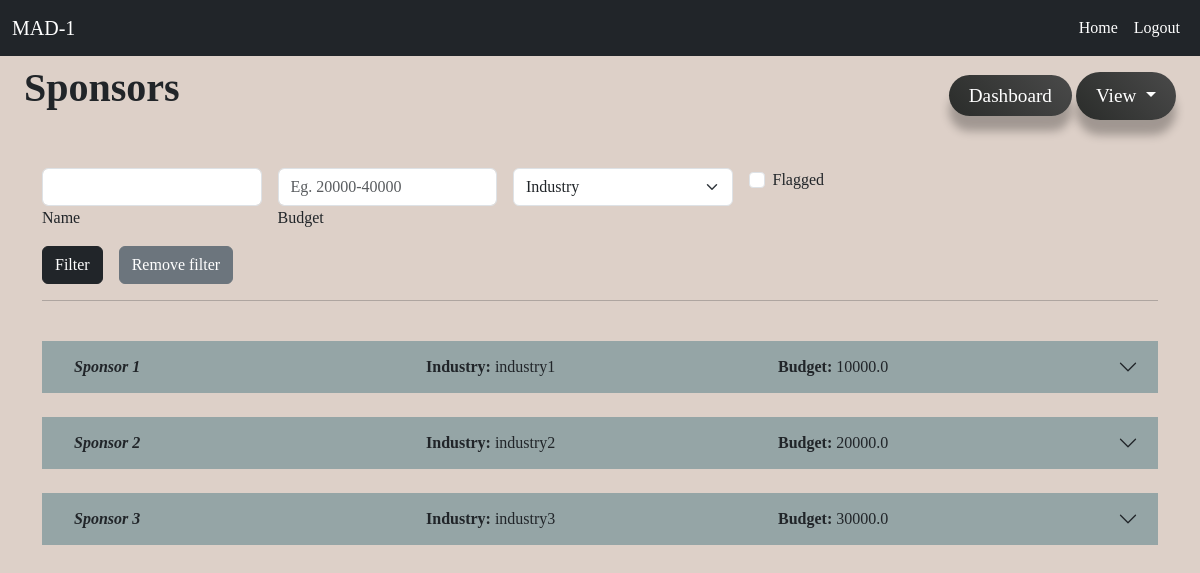
Before: /admin/view_sponsors (signed in) with the older database file.
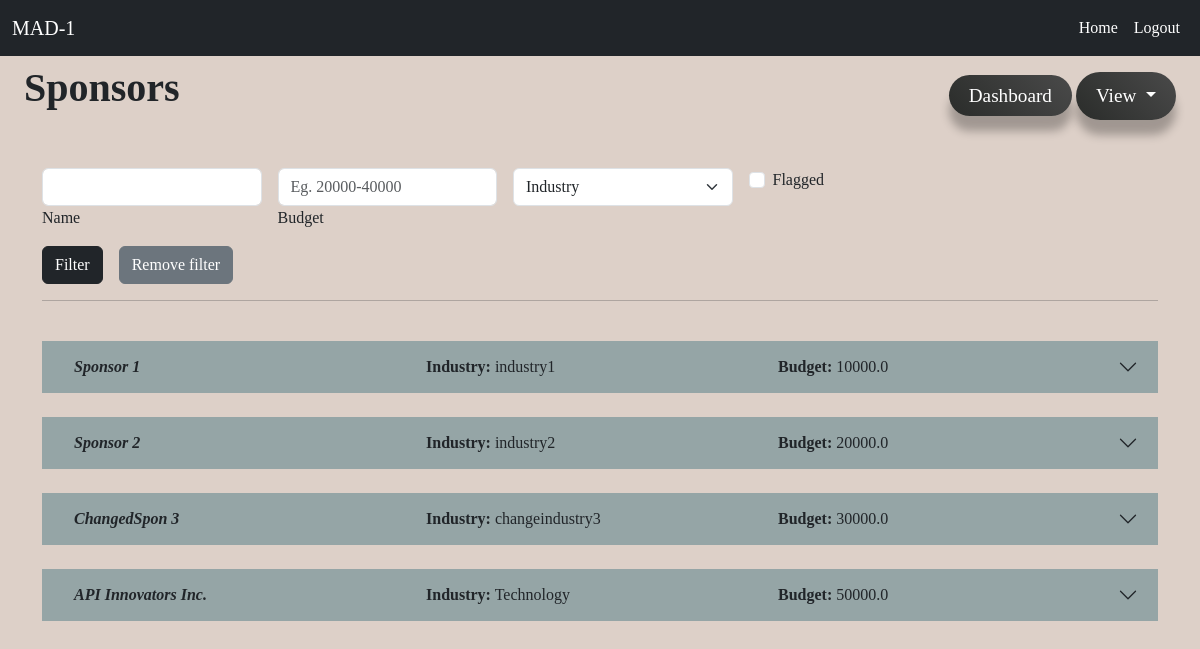
After: the same page with the newer database file.
### website/models.py (models this page shows)
class Sponsor(db.Model):
    __tablename__ = 'sponsor'
    id = db.Column(db.Integer, db.ForeignKey('user.id'), primary_key=True)
    name = db.Column(db.String(150), nullable=False)
    industry = db.Column(db.String(100), nullable=False)
    budget = db.Column(db.Float, nullable=False)
    total_spent = db.Column(db.Float, nullable=True)
    user = db.relationship('User', back_populates='sponsor')
    campaigns = db.relationship('Campaign', back_populates='sponsor')
    negotiations = db.relationship('Negotiation', back_populates='sponsor')

### website/views.py (the view, shortened to what this page needs)
@views.route('/admin/view_sponsors',methods=['GET','POST'])
@login_required
def view_sponsors():
    sponsors = Sponsor.query.all()
    return render_template('view_sponsors.html', user=current_user, sponsors = sponsors)

### website/__init__.py (called while the page is built)
def create_app():
    myapp = Flask(__name__)
    myapp.config['SECRET_KEY'] = 'mysecretkey'
    myapp.config['SQLALCHEMY_DATABASE_URI'] = 'sqlite:///database.sqlite3'
    db.init_app(myapp)
    api.init_app(myapp)
    from .auth import auth
    from .views import views
    myapp.register_blueprint(views,url_prefix = '/')
    myapp.register_blueprint(auth,url_prefix = '/auth')
    with myapp.app_context():
        db.create_all()
    login_manager = LoginManager()
    login_manager.login_view = 'views.home'
    login_manager.init_app(myapp)
    @login_manager.user_loader
    def load_user(user_id):
        return User.query.get(int(user_id))
    return myapp

### website/templates/view_sponsors.html (shortened to what this page needs)
{% extends 'base.html' %}
{% block content %}
<div class="container-fluid" >
    <div class="d-flex align-items-left align-items-md-center flex-column flex-md-row pt-2 pb-4">
        <div>
            <h1 class="fw-bold mb-3">Sponsors</h1>
        </div>
        <div class="ms-md-auto py-2 py-md-0">
            <a href="{{ url_for('views.admin_dashboard') }}" class="d-inline btn grey-btn">Dashboard</a>
            <div class="d-inline dropdown">
                <a class="dropdown-toggle btn grey-btn" href="#" role="button" data-bs-toggle="dropdown" aria-expanded="false">
                View
                </a>
            </div>
        </div>
    </div>
    <div class="container mt-3">
        <div class="row align-items-center">
            <div class="col-md-10">
                  <form class="row gx-3 gy-2"  action="{{ url_for('views.view_sponsors') }}" method="post">
                    <div class="col-sm-3">
                        <input type="text" name="name" class="form-control" id="name">
                        <label class="form-label" for="name">Name</label>
                    </div>
                    <div class="col-sm-3">
                        <input type="text" name="budget" class="form-control" id="budget" placeholder="Eg. 20000-40000">
                        <label class="form-label" for="budget">Budget</label>
                    </div>
                    <div class="col-sm-3">
                        <select class="form-select" id="specificSizeSelect" name="industry">
                            <option value="" disabled selected>Industry</option>
                        </select>
                    </div>
                    <div class="col-sm-3">
                        <div class="form-check">
                            <input class="form-check-input" type="checkbox" name="flagged" value="True" id="flexCheckChecked">
                            <label class="form-check-label" for="flexCheckChecked">
                                Flagged
                            </label>
                        </div>
                    </div>
                    <div class="col-auto">
                        <button type="submit" class="btn btn-dark">Filter</button>
                    </div>
                    <div class="col-auto">
                        <a href="{{ url_for('views.view_sponsors') }}"><button type="submit" class="btn btn-secondary">Remove filter</button></a>
                    </div>
                </form>
             </div>
        </div>
        <hr>
        <br>
        {% if sponsors %}
            {% for sponsor in sponsors %}
            <div class="accordion accordion-flush" id="admin-view">
                <div class="accordion-item">
                <h2 class="accordion-header" id="flush-headingOne">
                    <button class="accordion-button collapsed" type="button" data-bs-toggle="collapse" data-bs-target="#{{ sponsor.id }}" aria-expanded="false" aria-controls="flush-collapseOne" {% if sponsor.user.flagged=='True' %}id='flagged'{% endif %}>
                        <div class="container">
                            <div class="row">
                                <div class="col-4">
                                    <strong><em>{{ sponsor.name }}</em></strong>
                                </div>
                                <div class="col-4">
                                  <strong>Industry:</strong> {{ sponsor.industry }}
                                </div>
                                <div class="col-4">
                                  <strong>Budget:</strong> {{ sponsor.budget }}
                                </div>
                            </div>
                        </div>
                    </button>
                </h2>
                </div>
            </div>
            <br>
            {% endfor %}
        {% else %}
            <h4><em>No Sponsors</em></h4>
        {% endif %}
    </div>
</div>
{% endblock %}

### website/templates/base.html (shortened to what this page needs)
<!DOCTYPE html>
<html lang="en">
<head>
    <link href="https://cdn.jsdelivr.net/npm/bootstrap@5.3.3/dist/css/bootstrap.min.css" rel="stylesheet">
    <link rel="stylesheet" href="{{ url_for('static',filename = 'css/style.css') }}">
</head>
<body>
    <nav class="navbar navbar-expand-lg fixed-top navbar-dark bg-dark">
        <div class="container-fluid">
            <a class="navbar-brand" href="#">MAD-1</a>
            <div class="collapse navbar-collapse" id="navbarNavDropdown">
              <ul class="navbar-nav ms-auto">
                {% if not user.is_authenticated %}
                <li class="nav-item">
                  <a class="nav-link active" aria-current="page" href="/auth/login">Login</a>
                </li>
                <li class="nav-item dropdown">
                    <a class="nav-link dropdown-toggle" href="#" role="button" data-bs-toggle="dropdown" aria-expanded="false">
                      Signup
                    </a>
                    <ul class="dropdown-menu">
                        <li><a class="dropdown-item" href="/auth/signup_sponsor">Sponsor</a></li>
                        <li><a class="dropdown-item" href="/auth/signup_influencer">Influencer</a></li>
                    </ul>
                </li>
                {% else %}
                <li class="nav-item">
                  <a class="nav-link active" aria-current="page" href="/">Home</a>
                </li>
                <li class="nav-item">
                  <a class="nav-link active" aria-current="page" href="/auth/logout">Logout</a>
                </li>
                {% endif %}
              </ul>
            </div>
          </div>
    </nav>
    <div class="container-fluid  mb-5">
        {% block content %}{% endblock %}
    </div>
</html>

### website/static/css/style.css (style rules this page uses)
body { margin: 0; padding-top: 56px; font-family: 'Times New Roman', serif; background-color: rgb(221, 208, 200); }
a { color: rgb(92 94 96); text-decoration-line: none; }
.grey-btn { background: linear-gradient(45deg, #2a2c2a, #4a4a4a); border: none; color: white; box-shadow: 0 15px 10px rgba(0, 0, 0, 0.273); border-radius: 30px; padding: 10px 20px; font-size: 1.2em; transition: transform 0.2s, box-shadow 0.2s }
.form-control { height: max-content; }

Changed rows visible on the page:
changed Sponsor: name "Sponsor 3" → "ChangedSpon 3"; industry "industry3" → "changeindustry3"
added Sponsor: name "API Innovators Inc.", industry "Technology", budget "50000.0"
